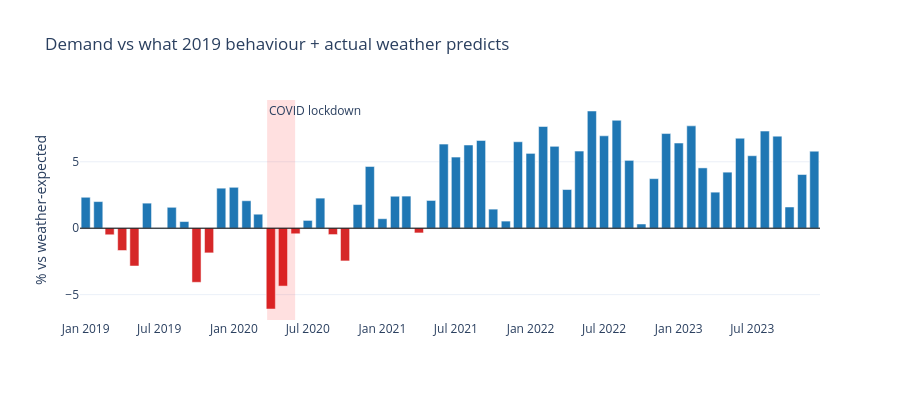

Notebook source saved alongside this figure:
### Markdown cell above
### Demand over time, 2019–2023

- **One dominant yearly cycle.** Demand peaks every winter (30-day average 28–33 GW) and bottoms out
  every summer (~16.5–18 GW): winter demand is close to **double** summer demand. This is the heating
  effect from plot 1 repeated every year.
- **Winters differ a lot from year to year, and the weather explains it.** January ranges from
  ~28 GW (2020, 2021, 2023: mild Januaries) to **32.4 GW in January 2022**, the coldest January in the
  data. November 2020 was the lowest November (21.9 GW), also a mild month. A forecast must therefore
  use the actual weather, not "same month last year".
- **A brief cold snap barely moves the monthly average.** February 2023 includes the highest day in
  the data (38.4 GW on 4 February) but its monthly average (29.5 GW) is ordinary. Extremes last a few
  days, which is why the model forecasts daily, not monthly.
- **Winter is far more volatile than summer.** Day-to-day swings reach several GW in winter (cold
  snaps, thaws) but stay within ~1–2 GW in summer. Forecast errors should be largest in winter, so the
  backtest reports results per quarter, not just one overall number.
- **The summer baseline is creeping up.** Summer months, which have little heating or cooling, rose
  from ~16.4–17.3 GW in 2019 to ~17.4–18.0 GW in 2022–2023, roughly **+1 GW (+6%)**. This points to
  structural growth (population, electrification, new industrial load). A model trained on older
  years would under-forecast, which supports an expanding training window and regular retraining.

### Code cell
import numpy as np
import pandas as pd
import plotly.graph_objects as go
from pathlib import Path


ROOT = Path.cwd().parent if Path.cwd().name == "notebooks" else Path.cwd()
FIG = ROOT / "reports" / "figures"; FIG.mkdir(parents=True, exist_ok=True)
m = pd.read_parquet(ROOT / "data" / "processed" / "daily.parquet")
m = m.dropna(subset=["demand_mw", "temp_mean"]).copy()

# --- 1. a simple "normal behaviour" model, fitted on 2019 only (before COVID) ---
m["hdd15"] = np.clip(15 - m["temp_mean"], 0, None)   # heating need (base 15 °C, from plot 1)
m["cdd18"] = np.clip(m["temp_mean"] - 18, 0, None)   # cooling need
m["wkend"] = (m.index.dayofweek >= 5).astype(float)
cols = ["hdd15", "cdd18", "wkend"]

def X(df):
    return np.column_stack([np.ones(len(df)), df[cols].to_numpy()])

base = m.loc["2019"]
coef, *_ = np.linalg.lstsq(X(base), base["demand_mw"].to_numpy(), rcond=None)

# --- 2. what each day "should" have been, given its weather, and the gap ---
m["expected"] = X(m) @ coef
m["gap_pct"] = (m["demand_mw"] / m["expected"] - 1) * 100

print("2019 model: base %.0f MW | +%.0f MW per heating degree | +%.0f MW per cooling degree "
      "| weekend %+.0f MW" % tuple(coef))
fit_err = (m.loc["2019", "gap_pct"].abs()).mean()
print(f"Typical error of this simple model on 2019 itself: {fit_err:.1f}%")

# --- 3. the numbers you need ---
spring20 = m.loc["2020-04":"2020-05", "gap_pct"].mean()
spring19 = m.loc["2019-04":"2019-05", "gap_pct"].mean()
spring21 = m.loc["2021-04":"2021-05", "gap_pct"].mean()
print(f"\nApr–May gap vs weather-expected:  2019 {spring19:+.1f}%   "
      f"2020 {spring20:+.1f}%   2021 {spring21:+.1f}%")
print(f"COVID effect estimate (2020 minus avg of 2019 & 2021): "
      f"{spring20 - (spring19 + spring21) / 2:+.1f} percentage points")
print("\nAverage gap by year (%):")
print(m["gap_pct"].groupby(m.index.year).mean().round(1).to_string())
summer = m[m.index.month.isin([6, 7, 8])]
print("\nSummer (Jun–Aug) gap by year (%):")
print(summer["gap_pct"].groupby(summer.index.year).mean().round(1).to_string())

# --- 4. chart: monthly gap ---
gap_m = m["gap_pct"].resample("MS").mean()
fig = go.Figure(go.Bar(
    x=gap_m.index, y=gap_m.values,
    marker_color=np.where(gap_m.values < 0, "#d62728", "#1f77b4"),
    hovertemplate="%{x|%b %Y}: %{y:+.1f}% vs weather-expected<extra></extra>"))
fig.add_vrect(x0="2020-03-23", x1="2020-05-31", fillcolor="red", opacity=0.12, line_width=0,
              annotation_text="COVID lockdown", annotation_position="top left")
fig.add_hline(y=0, line_color="black", line_width=1)
fig.update_layout(title="Demand vs what 2019 behaviour + actual weather predicts",
                  yaxis_title="% vs weather-expected", template="plotly_white", height=400)
fig.write_html(FIG / "weather_adjusted_gap.html")
fig.show()

### Figure 1 — Plotly figure (JSON) as saved in the notebook; plotly's stock layout.template omitted (floating-point values rounded to 4 significant figures)
{"data": [{"hovertemplate": "%{x|%b %Y}: %{y:+.1f}% vs weather-expected<extra></extra>", "marker": {"color": ["#1f77b4", "#1f77b4", "#d62728", "#d62728", "#d62728", "#1f77b4", "#1f77b4", "#1f77b4", "#1f77b4", "#d62728", "#d62728", "#1f77b4", "#1f77b4", "#1f77b4", "#1f77b4", "#d62728", "#d62728", "#d62728", "#1f77b4", "#1f77b4", "#d62728", "#d62728", "#1f77b4", "#1f77b4", "#1f77b4", "#1f77b4", "#1f77b4", "#d62728", "#1f77b4", "#1f77b4", "#1f77b4", "#1f77b4", "#1f77b4", "#1f77b4", "#1f77b4", "#1f77b4", "#1f77b4", "#1f77b4", "#1f77b4", "#1f77b4", "#1f77b4", "#1f77b4", "#1f77b4", "#1f77b4", "#1f77b4", "#1f77b4", "#1f77b4", "#1f77b4", "#1f77b4", "#1f77b4", "#1f77b4", "#1f77b4", "#1f77b4", "#1f77b4", "#1f77b4", "#1f77b4", "#1f77b4", "#1f77b4", "#1f77b4", "#1f77b4"]}, "type": "bar", "x": ["2019-01-01T00:00:00.000000000", "2019-02-01T00:00:00.000000000", "2019-03-01T00:00:00.000000000", "2019-04-01T00:00:00.000000000", "2019-05-01T00:00:00.000000000", "2019-06-01T00:00:00.000000000", "2019-07-01T00:00:00.000000000", "2019-08-01T00:00:00.000000000", "2019-09-01T00:00:00.000000000", "2019-10-01T00:00:00.000000000", "2019-11-01T00:00:00.000000000", "2019-12-01T00:00:00.000000000", "2020-01-01T00:00:00.000000000", "2020-02-01T00:00:00.000000000", "2020-03-01T00:00:00.000000000", "2020-04-01T00:00:00.000000000", "2020-05-01T00:00:00.000000000", "2020-06-01T00:00:00.000000000", "2020-07-01T00:00:00.000000000", "2020-08-01T00:00:00.000000000", "2020-09-01T00:00:00.000000000", "2020-10-01T00:00:00.000000000", "2020-11-01T00:00:00.000000000", "2020-12-01T00:00:00.000000000", "2021-01-01T00:00:00.000000000", "2021-02-01T00:00:00.000000000", "2021-03-01T00:00:00.000000000", "2021-04-01T00:00:00.000000000", "2021-05-01T00:00:00.000000000", "2021-06-01T00:00:00.000000000", "2021-07-01T00:00:00.000000000", "2021-08-01T00:00:00.000000000", "2021-09-01T00:00:00.000000000", "2021-10-01T00:00:00.000000000", "2021-11-01T00:00:00.000000000", "2021-12-01T00:00:00.000000000", "2022-01-01T00:00:00.000000000", "2022-02-01T00:00:00.000000000", "2022-03-01T00:00:00.000000000", "2022-04-01T00:00:00.000000000", "2022-05-01T00:00:00.000000000", "2022-06-01T00:00:00.000000000", "2022-07-01T00:00:00.000000000", "2022-08-01T00:00:00.000000000", "2022-09-01T00:00:00.000000000", "2022-10-01T00:00:00.000000000", "2022-11-01T00:00:00.000000000", "2022-12-01T00:00:00.000000000", "2023-01-01T00:00:00.000000000", "2023-02-01T00:00:00.000000000", "2023-03-01T00:00:00.000000000", "2023-04-01T00:00:00.000000000", "2023-05-01T00:00:00.000000000", "2023-06-01T00:00:00.000000000", "2023-07-01T00:00:00.000000000", "2023-08-01T00:00:00.000000000", "2023-09-01T00:00:00.000000000", "2023-10-01T00:00:00.000000000", "2023-11-01T00:00:00.000000000", "2023-12-01T00:00:00.000000000"], "y": [2.328, 2.004, -0.4937, -1.677, -2.846, 1.886, 0.02121, 1.574, 0.5002, -4.071, -1.858, 3.013, 3.079, 2.066, 1.053, -6.081, -4.355, -0.4187, 0.5864, 2.264, -0.4789, -2.463, 1.781, 4.645, 0.7151, 2.406, 2.417, -0.3554, 2.088, 6.333, 5.355, 6.262, 6.606, 1.435, 0.5351, 6.506, 5.631, 7.654, 6.164, 2.911, 5.807, 8.821, 6.953, 8.122, 5.105, 0.317, 3.73, 7.123, 6.41, 7.704, 4.54, 2.713, 4.218, 6.773, 5.455, 7.31, 6.929, 1.597, 4.041, 5.794]}], "layout": {"annotations": [{"showarrow": false, "text": "COVID lockdown", "x": "2020-03-23", "xanchor": "left", "xref": "x", "y": 1, "yanchor": "top", "yref": "y domain"}], "height": 400, "shapes": [{"fillcolor": "red", "line": {"width": 0}, "opacity": 0.12, "type": "rect", "x0": "2020-03-23", "x1": "2020-05-31", "xref": "x", "y0": 0, "y1": 1, "yref": "y domain"}, {"line": {"color": "black", "width": 1}, "type": "line", "x0": 0, "x1": 1, "xref": "x domain", "y0": 0, "y1": 0, "yref": "y"}], "title": {"text": "Demand vs what 2019 behaviour + actual weather predicts"}, "yaxis": {"title": {"text": "% vs weather-expected"}}}}
